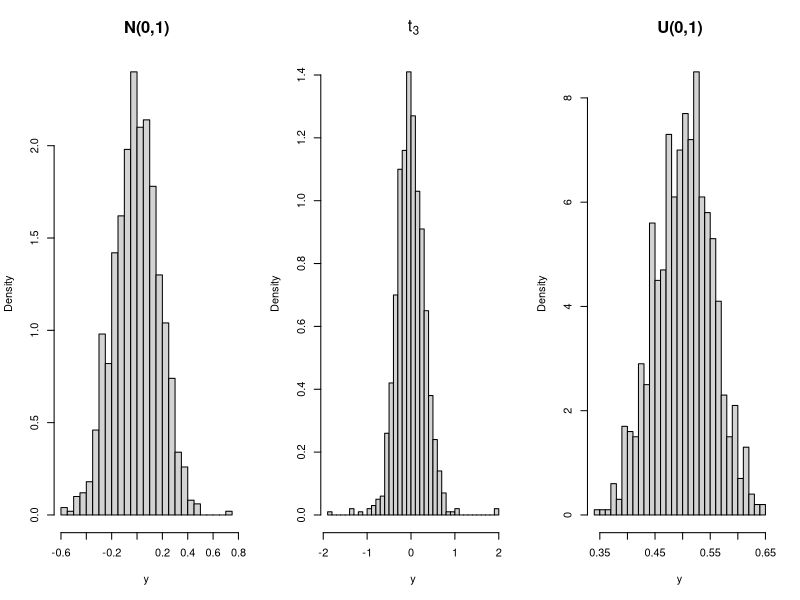
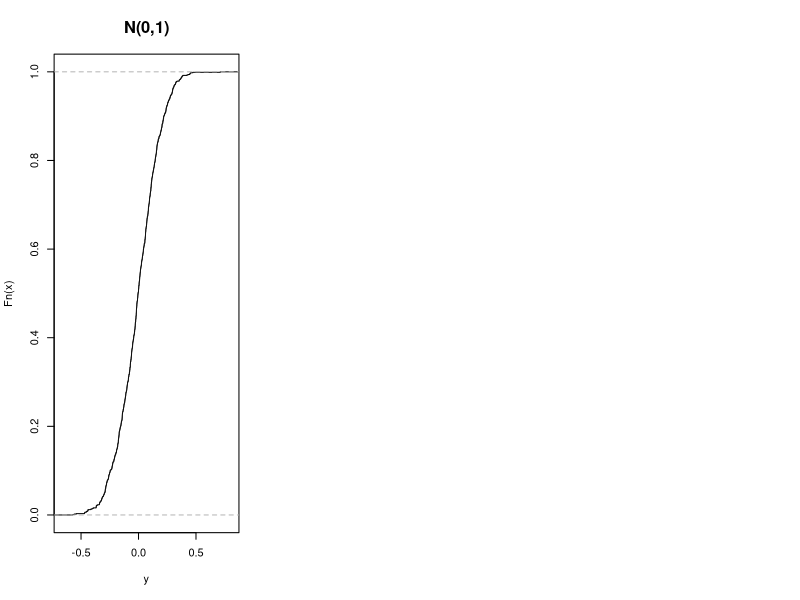

Generate these figures, in order, with R: (Note: this script raises an error after producing the figures.)
#################################
# R code for LAB2 - 13/10/2025  #
#                               #
# ! This is the pre-LAB version #
# You must replace XXX properly #
#################################


#   ____________________________________________________________________________
#   Distribution of the sample mean                                         ####

# Case 1) Generate from N(0,1)
# Case 2) Generate from t-student with 3 degrees of freedom 
# Case 3) Generate from (continuous) uniform in (0,1)


set.seed(1234) # Set a seed 
R <- 1000      # Fix the number of simulations
n <- 30        # Set the sample size 

# Generate the sample of size n (for the 3 distributions) R times 
samples <- array(0, c(3, n, R))
for(i in 1 : R){
  samples[1, ,i] <- rnorm(n, 0, 1)
  samples[2, ,i] <- rt(n, df = 3)
  samples[3, ,i] <- runif(n, 0, 1)
}


# Getting the sample mean
sample_stat <- apply(samples, c(1,3), mean)

# Equivalently (creating a)
sample_stat2 <- matrix(0, nrow = 3, ncol = R)
for(i in 1 : R) {
  sample_stat2[, i] <- apply(samples[, , i], 1, mean)
}
max(abs(sample_stat - sample_stat2)) # Check 


# Visualise the sample distributions by means of hiostograms 
par (mfrow=c(1,3))

hist(sample_stat[1,], nclass = 30, probability = TRUE, 
     xlab="y", main= "N(0,1)", cex.main = 1.5)
hist(sample_stat[2,], nclass = 30, probability = TRUE, 
     xlab = "y", main = expression(t[3]), cex.main = 1.5)
hist(sample_stat[3,], nclass = 30, probability = TRUE, 
     xlab = "y", main = "U(0,1)", cex.main = 1.5)


###############################################################################
# TODO: Overlap the density of the proper normal distribution to the histogram:

# Case 1) N( , )

# Case 2) N( , )

# Case 3) N( , )

###############################################################################


# Other graphichal tools for this assesment 

###############################################################################
# TODO: Overlap the density of the proper normal distribution substituing the XXX:

# ECDF vs CDF 
par(mfrow = c(1, 3))
plot(ecdf(sample_stat[1,]), xlab="y", main= "N(0,1)", cex.main = 1.5)
curve(XXX, add = TRUE, col = "red", lty = 2, lwd = 2)

plot(ecdf(sample_stat[2,]), xlab="y", main= expression(t[3]), cex.main = 1.5)
curve(XXX, add = TRUE, col = "red", lty = 2, lwd = 2)

plot(ecdf(sample_stat[3,]), xlab="y", main= "U(0,1)", cex.main = 1.5)
curve(XXX, add = TRUE, col = "red", lty = 2, lwd = 2)


# QQ-Norm 
par(mfrow = c(1, 3))

help(abline)
qqnorm(sample_stat[1,])
abline(XXX, XXX)

qqnorm(sample_stat[2,])
abline(XXX, XXX)

qqnorm(sample_stat[3,])
abline(XXX, XXX)
###############################################################################

par (mfrow = c(1, 2))
sigma <- 1 

# Recall the the samples are arleady generated and stored in the array samples
sample_var <- apply(samples, c(1,3), var)[1,]

# Histogram 
hist(sample_var, nclass = 30, probability = TRUE, 
     xlab = expression(s^2), main = "Case 1: N(0,1)", cex.main = 1.5)
curve((n-1)/sigma^2 * dchisq((n-1)*x/sigma^2, df = n - 1),  add = TRUE, col = "red", lwd = 2)

# ECDF vs CDF 0
plot(ecdf(sample_var), xlab = expression(s^2), main = "Case 1: N(0,1)", cex.main = 1.5)
curve( pchisq((n-1)*x/sigma^2, df = n - 1),  add = TRUE, col = "red", lwd = 2)




#   ____________________________________________________________________________
#   Point estimation: Comparison of four estimators of the mean parameter   ####

R <- 1000   # Number of replications
n <- 10     # Sample size
mu <- 2     # Population mean
sigma <- 2  # Population standard deviation

est <- matrix(0, R, 4)
label_est <- c("Mean", "Median", "(Min + Max)/2", "10pTrimMean")

set.seed(1234)

###############################################################################
# TODO: Generate values and fill the matrix est and compute the bias, variance and MSE
for (i in 1 : R) {
  # XXX generate values and fill the matrix est XXX
}

par(mfrow = c(1, 1), xaxt = "n")
boxplot(est, main="Comparison between four estimators")
par(xaxt = "s")
axis(1, 1 : 4, label_est)
abline(h = mu, lwd = 2, col = "blue")

# Compute the Bias
bias <- #XXX 
bias

# Compute the Variances
variance <- #XXX
variance

# Compute the MSE 
MSE <- #XXX
MSE 
###############################################################################


# Point estimation: Assess properties increasing n ----
R <- 1000
n <- c(10, 200, 1000)
mu <- 2
sigma <- 2

est <- array(0, dim = c(R, 4, 3))
label_est <- c("Mean", "Median", "(Min + Max)/2", "10pTrimMean")

set.seed(13)


for(j in 1 : length(n)){
  for (i in 1 : R) {
    x <- rnorm(n[j], mu, sigma)
    est[i, 1, j] <- mean(x)
    est[i, 2, j] <- median(x)
    est[i, 3, j] <- (max(x) + min(x))/2
    est[i, 4, j] <- mean(x, trim = 0.1)
  }
}  

# Note that the plots obtained here are related to the last case 
# -) You can use the left arrow to see the other plots 
# -) Produce the plots for each k (do not consider the for loop and fix k)
for(k in 1: 4){
  par(mfrow = c(1, 3))
  for (j in 1 : length(n)) {
    hist(est[,k, j], nclass = 30,  probability = T, xlab = "", xlim = c(-2, 6),
         main = label_est[k], cex.main = 2)
    abline(v = mu, col = "blue", lwd = 2)
  }
}  

# Variances
variance <- matrix(0, 3, 4)
for(j in 1:length(n)){
  variance[j,] <- apply(est[,,j], 2, var)
}
# Bias
bias <- matrix(0, 3, 4)
for(j in 1:length(n)){
  bias[j,] <- apply(est[,,j], 2, mean) - mu 
}

# MSE 
MSE <- variance + bias^2

colnames(bias) <- colnames(variance) <- colnames(MSE) <- label_est
rownames(bias) <- rownames(variance) <- 
  rownames(MSE) <- c("n = 10", "n = 200", "n = 1000" )

variance 
bias
MSE


#   ____________________________________________________________________________
#   Point estimation: Comparison of unbiased and biased sample variance estimators ####

# Check the biased nature of the (biased) sample variance estimator via MC simulation, 
# by generating n = 10 iid values from N(0,1), and compare the results with the unbiased estimator 

#Initial settings
set.seed(2)
R <- 1000
n <- 10
mu <- 0
sigma <- 1

# Save the results in two vectors:
# s2: unbiased sample variance estimates 
# s2_b: biased sample variance estimates
s2 <- rep(0, R)
s2_b <- rep(0, R)

# For each replication we generate 10 samples from
# a normal r.v. with mean mu and variance sigma^2
# and we compute the four sample variance estimates 
for(i in 1 : R) {
  y <- rnorm(n, mu, sigma)
  s2[i] <- var(y) 
  s2_b[i] <- var(y) * (n - 1)/n
}

# Get a point estimates 
s2_mean <- mean(s2)
s2_b_mean <- mean(s2_b)

#plot s2
par(mfrow = c(1, 2), oma = c(0, 0, 0, 0))
hist(s2, breaks = 50, xlab = expression(s^2), probability = TRUE,
     main = expression(s^2), cex.main = 1.5)
#in red the true mean, in blue the estimated mean
abline(v = sigma^2, col = "red", lwd = 2)
abline(v = s2_mean, col = "blue", lwd = 3, lty = 3) 

#plot s2 biased
hist(s2_b, breaks = 50, xlab = expression(s[b]^2), probability = TRUE,
     main = expression(s[b]^2), cex.main = 1.5)
#in red the true mean, in blue the estimated mean
abline(v = sigma^2, col = "red", lwd = 3)
abline(v = s2_b_mean, col = "blue", lwd = 3, lty = 2) 

